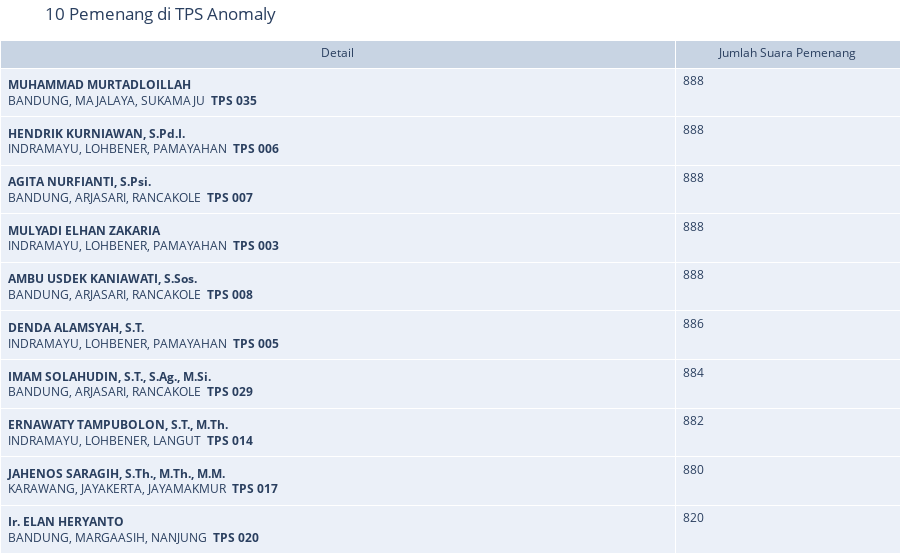

This figure's notebook cell:
### Code cell
fig = go.Figure(data=[go.Table(
    header=dict(values=['Detail','Jumlah Suara Pemenang']),
    columnwidth=[3,1],
    cells=dict(values=[
        anomaly_winner_caleg[column] for column in ['alamat','winner_vote_sum']
    ], align='left'))
                     ])
fig.update_layout(title={'text':'10 Pemenang di TPS Anomaly'})
fig.update_layout(
    margin=dict(l=0, r=0, t=40, b=0)
)
fig.update_layout(modebar_remove=[ 'zoom', 'pan', 'select', 'lasso2d', 'zoomIn', 'zoomOut',])
fig.layout.xaxis.fixedrange = True
fig.layout.yaxis.fixedrange = True
fig.write_html('html/table_pemenang_tps_anomaly2.html')

fig.show()

### Figure 1 — Plotly figure (JSON) as saved in the notebook; plotly's stock layout.template omitted (floating-point values rounded to 4 significant figures)
{"data": [{"cells": {"align": "left", "values": [["<span><b>MUHAMMAD MURTADLOILLAH</b></span><br><span>BANDUNG, MAJALAYA, SUKAMAJU <b> <a href=\"https://pemilu2024.kpu.go.id/pemilu_dpd/hitung-suara/32/3204/320433/3204332008/3204332008035\">TPS 035</a> </b></span>", "<span><b>HENDRIK KURNIAWAN, S.Pd.I.</b></span><br><span>INDRAMAYU, LOHBENER, PAMAYAHAN <b> <a href=\"https://pemilu2024.kpu.go.id/pemilu_dpd/hitung-suara/32/3212/321218/3212182010/3212182010006\">TPS 006</a> </b></span>", "<span><b>AGITA NURFIANTI, S.Psi.</b></span><br><span>BANDUNG, ARJASARI, RANCAKOLE <b> <a href=\"https://pemilu2024.kpu.go.id/pemilu_dpd/hitung-suara/32/3204/320416/3204162010/3204162010007\">TPS 007</a> </b></span>", "<span><b>MULYADI ELHAN ZAKARIA</b></span><br><span>INDRAMAYU, LOHBENER, PAMAYAHAN <b> <a href=\"https://pemilu2024.kpu.go.id/pemilu_dpd/hitung-suara/32/3212/321218/3212182010/3212182010003\">TPS 003</a> </b></span>", "<span><b>AMBU USDEK KANIAWATI, S.Sos.</b></span><br><span>BANDUNG, ARJASARI, RANCAKOLE <b> <a href=\"https://pemilu2024.kpu.go.id/pemilu_dpd/hitung-suara/32/3204/320416/3204162010/3204162010008\">TPS 008</a> </b></span>", "<span><b>DENDA ALAMSYAH, S.T.</b></span><br><span>INDRAMAYU, LOHBENER, PAMAYAHAN <b> <a href=\"https://pemilu2024.kpu.go.id/pemilu_dpd/hitung-suara/32/3212/321218/3212182010/3212182010005\">TPS 005</a> </b></span>", "<span><b>IMAM SOLAHUDIN, S.T., S.Ag., M.Si.</b></span><br><span>BANDUNG, ARJASARI, RANCAKOLE <b> <a href=\"https://pemilu2024.kpu.go.id/pemilu_dpd/hitung-suara/32/3204/320416/3204162010/3204162010029\">TPS 029</a> </b></span>", "<span><b>ERNAWATY TAMPUBOLON, S.T., M.Th.</b></span><br><span>INDRAMAYU, LOHBENER, LANGUT <b> <a href=\"https://pemilu2024.kpu.go.id/pemilu_dpd/hitung-suara/32/3212/321218/3212182004/3212182004014\">TPS 014</a> </b></span>", "<span><b>JAHENOS SARAGIH, S.Th., M.Th., M.M.</b></span><br><span>KARAWANG, JAYAKERTA, JAYAMAKMUR <b> <a href=\"https://pemilu2024.kpu.go.id/pemilu_dpd/hitung-suara/32/3215/321522/3215222001/3215222001017\">TPS 017</a> </b></span>", "<span><b>Ir. ELAN HERYANTO</b></span><br><span>BANDUNG, MARGAASIH, NANJUNG <b> <a href=\"https://pemilu2024.kpu.go.id/pemilu_dpd/hitung-suara/32/3204/320410/3204102003/3204102003020\">TPS 020</a> </b></span>"], [888, 888, 888, 888, 888, 886, 884, 882, 880, 820]]}, "columnwidth": [3, 1], "header": {"values": ["Detail", "Jumlah Suara Pemenang"]}, "type": "table"}], "layout": {"margin": {"b": 0, "l": 0, "r": 0, "t": 40}, "modebar": {"remove": ["zoom", "pan", "select", "lasso2d", "zoomIn", "zoomOut"]}, "title": {"text": "10 Pemenang di TPS Anomaly"}, "xaxis": {"fixedrange": true}, "yaxis": {"fixedrange": true}}}
